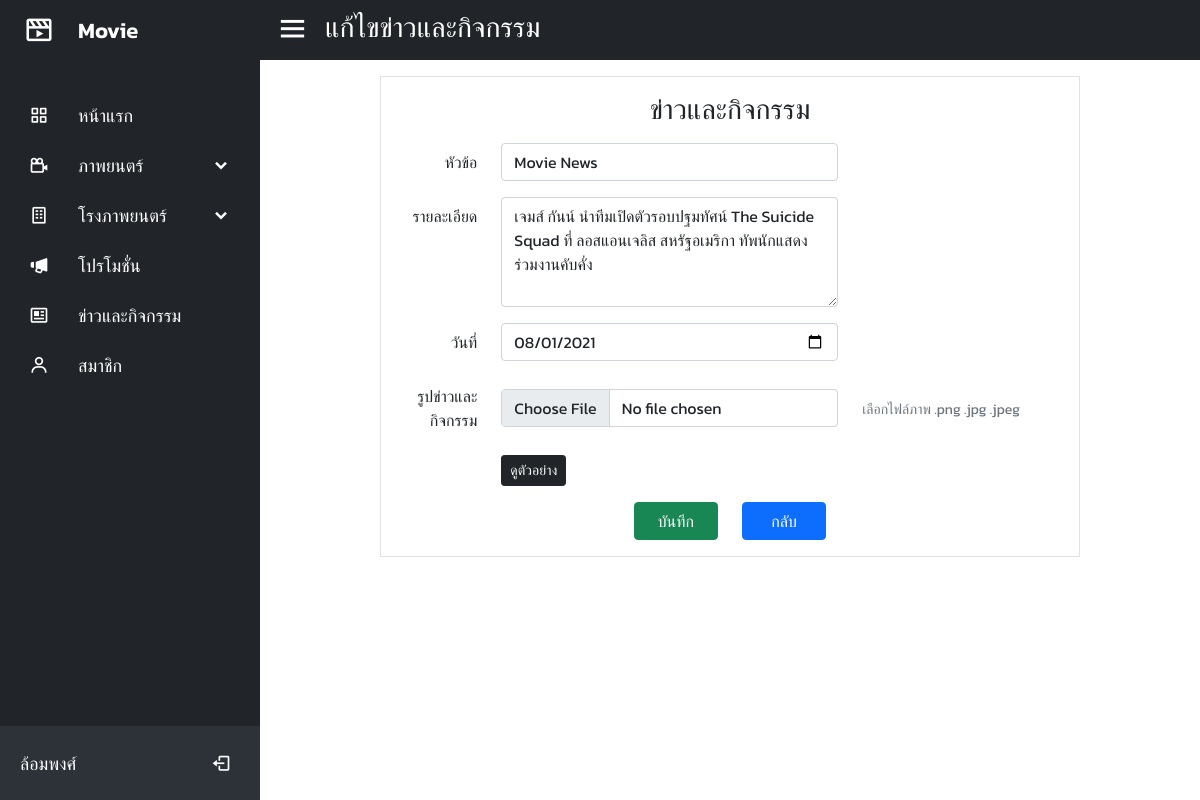
The page /admin/newsEdit.php?id=7 (signed in) on the database its author committed.
### tables this page shows
CREATE TABLE `news` (
  `new_id` int(11) NOT NULL,
  `new_title` varchar(255) NOT NULL,
  `new_detail` text NOT NULL,
  `new_image` varchar(100) NOT NULL,
  `new_date` date NOT NULL
);

### admin/newsEdit.php (the view, shortened to what this page needs)
<?php
include_once("../connectDB.php");
$sql = "SELECT * FROM news WHERE new_id = " . $_GET['id'];
$query = $conn->query($sql);
$result = mysqli_fetch_assoc($query);
?>
<!DOCTYPE html>
<html lang="en">
<head>
    <?php include_once("head.php"); ?>
</head>
<body>
    <?php include_once("sidebar.php"); ?>
    <div class="home-section">
        <nav class="navbar navbar-dark bg-dark home-content w-100 text-white">
            <ul class="navbar-nav flex-row">
                <li class="nav-item">
                    <i class='bx bx-menu'></i>
                </li>
                <li class="nav-item">
                    <span class="h3" id="text-title">แก้ไขข่าวและกิจกรรม</span>
                </li>
            </ul>
        </nav>
        <div class="content py-3" id="content">
            <div class="mx-auto border" style="width: 700px;">
                <h3 class="text-center my-3">ข่าวและกิจกรรม</h3>
                <form id="new_form_edit" method="POST" enctype="multipart/form-data">
                    <div class="row align-items-center mb-3">
                        <div class="col-2 text-end">
                            <label for="new_title" class="col-form-label">หัวข้อ</label>
                        </div>
                        <div class="col-6">
                            <input type="text" name="new_title" id="new_title" class="form-control" value="<?= $result["new_title"]; ?>" required>
                        </div>
                    </div>
                    <div class="row align-items-center mb-3">
                        <div class="col-2 text-end align-self-start">
                            <label for="new_detail" class="col-form-label">รายละเอียด</label>
                        </div>
                        <div class="col-6">
                            <textarea name="new_detail" id="new_detail" class="form-control" rows="4" required><?= $result["new_detail"]; ?></textarea>
                        </div>
                    </div>
                    <div class="row align-items-center mb-3">
                        <div class="col-2 text-end">
                            <label for="new_date" class="col-form-label">วันที่</label>
                        </div>
                        <div class="col-6">
                            <input type="date" name="new_date" id="new_date" class="form-control" value="<?= $result["new_date"]; ?>" required>
                        </div>
                    </div>
                    <div class="row align-items-center mb-3">
                        <div class="col-2 text-end">
                            <label for="new_image" class="col-form-label">รูปข่าวและกิจกรรม</label>
                        </div>
                        <div class="col-6">
                            <input type="file" onchange="previewFile(this);" name="new_image" id="new_image" class="form-control" accept=".png, .jpg, .jpeg">
                        </div>
                        <div class="col-4">
                            <span class="form-text">
                                เลือกไฟล์ภาพ .png .jpg .jpeg
                            </span>
                        </div>
                    </div>
                    <div class="row align-items-center mb-3">
                        <div class="col-6">
                            <button type="button" class="btn btn-dark btn-sm" data-bs-toggle="modal" data-bs-target="#myModal">ดูตัวอย่าง</button>
                        </div>
                    </div>
                    <div class="row mb-3">
                        <div class="col-6 text-end">
                            <input type="submit" class="btn btn-success w-25" value="บันทึก">
                        </div>
                        <div class="col-6">
                            <a href="news.php" class="btn btn-primary w-25">กลับ</a>
                        </div>
                    </div>
                </form>
            </div>
        </div>
    </div>
</body>
</html>

### css/admin.css (style rules this page uses)
* { margin: 0; padding: 0; box-sizing: border-box; font-family: 'Kanit', sans-serif; }
.home-section { position: relative; background: white; height: 100vh; left: 260px; width: calc(100% - 260px); }
.home-section .home-content { height: 60px; }
.home-section .home-content .bx-menu { font-size: 35px; }
.home-section .home-content .bx-menu { margin: 0 15px; cursor: pointer; }

### rows shown on the page
news: new_title "Movie News", new_detail "เจมส์ กันน์ นำทีมเปิดตัวรอบปฐมทัศน์ The Suicide Squad ที่ ลอสแอนเจลิส สหรัฐอเมริกา ทัพนักแสดงร่วมงานคับคั่ง", new_date "08/01/2021"

### other values the page prints
$_SESSION["name"] "ล้อมพงศ์"
